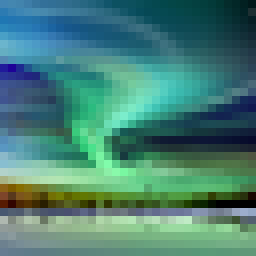
#> input picture source/aurora.png, 32 x 32 px (shown 8 times larger)
$ jupyter execute --allow-errors 'Simplify Picture.ipynb'   (shell and % lines are left out)
#> lines starting #> are read from the running program, lines starting #| are printed output that depends on the picture; after the words box and inside, x2 and y2 are one past the last pixel; in counts of white or black regions, pixels touching at a corner belong together
### src/cplane.py
import numpy as np

from scipy.spatial import Delaunay
import triangle


def triangulate_complex_numbers(zs, fix_perimeter=False):
    """
    Returns the triangulation of the set of complex numbers on the complex plane

    Parameters:
    -----------
    zs: array[complex]
        The ordered boundary

    fix_perimeter: bool
        Adds the constrain, that there should be edges, connecting neihbour numbers in the order, if it's True
        If Flase - just compute Delaunay triangulation
        We shoud fix the perimeter, but this can kill the kernel, so we refused to do that and set the parameter False.

    Returns:
    --------
    tri: list(tuple)
        The triples of indices, which are the triangle vertices
    """
    points = np.transpose([np.real(zs), np.imag(zs)])
    if not fix_perimeter:
        tri = Delaunay(points)
        tri = tri.simplices
    else:
        segments = np.transpose([np.arange(len(zs)), (np.arange(len(zs)) + 1)%len(zs)])
        segments = np.sort(segments, axis=1)
        tri = triangle.triangulate(dict(vertices=points, segments=segments), "p")
        assert (tri['vertices'] == points).all()
        tri = tri['triangles']
    return tri


def get_triangle_representation(z, z1, z2, z3):
    """
    Represents the complex number z as linear combination of 3 given numbers z1, z2, z3

    Parameters:
    -----------
    z: complex array
        A complex number or an array of complex numbers to be represented in the triangle

    z1, z2, z3: complex numbers
        Vertices of the triangle

    Returns:
    --------
    t: np.array
        An array of shape (z.shape) + (3,) with coefficients for the representation of `z` in the triangle defined by `z1`, `z2`, `z3`
    """
    z = np.asarray(z)
    a1 = np.real(z2) - np.real(z1)
    b1 = np.real(z3) - np.real(z1)
    c1 = np.real(z) - np.real(z1)
    a2 = np.imag(z2) - np.imag(z1)
    b2 = np.imag(z3) - np.imag(z1)
    c2 = np.imag(z) - np.imag(z1)
    det = a1 * b2 - a2 * b1
    if np.any(det == 0):
        raise ValueError("The triangle is degenerate")
    t3 = (a1*c2 - a2*c1) / det
    t2 = (b2*c1 - b1*c2) / det
    t1 = 1 - t2 - t3
    return np.array([t1, t2, t3]).transpose(tuple(np.arange(z.ndim) + 1) + (0, ))


def map_triangle(z, z1_input, z2_input, z3_input, z1_output, z2_output, z3_output):
    """
    Represents the number z as linear combination of input triangle and linearly map this as represented in the output triangle

    Parameters:
    -----------
    z: complex or complex array
        The complex argument

    z1_input, z2_input, z3_input: complex
        The vertices of the input triangle

    z1_output, z2_output, z3_output: complex
        The vertices of the output triangle

    Returns:
    --------

    """
    t = get_triangle_representation(z, z1_input, z2_input, z3_input)
    z_res = t@np.array([z1_output, z2_output, z3_output], dtype='complex')
    return z_res


def get_map_boundary_to_unit_circle(zs, angles=None):
    """
    Returns the function from complex to complex maping the given boundary to the unit cicrle (circumscribed unit circle polygon).
    This triangulates the boundary. Maps each vertex of the boundary to the unit circle,
    and then maps numbers in these triangles as their linear representations

    Parameters:
    -----------
    zs: array[complex]
        The ordered boundary

    angles: array[float]
        The angles coresponding the points of boundary.
        Should be the same length as zs
        This will be defined automatically, if it's not given

    Returns:
    --------
    map_boundary_to_unit_circle: function
        Maps the boundary to a unit circle in the complex space
    """
    if angles is None:
        angles = 2*np.pi*np.arange(len(zs))/len(zs)
    angles %= 2*np.pi

    triangles = triangulate_complex_numbers(zs)
    triangle_inputs = np.array([zs[tri] for tri in triangles])
    triangle_outputs = np.array([np.exp(1j*angles[tri]) for tri in triangles])

    def map_boundary_to_unit_circle(z):
        z = np.asarray(z)
        z_work = z.reshape(-1)
        z_res = np.nan*z_work
        for (z1_input, z2_input, z3_input), (z1_output, z2_output, z3_output) in zip(triangle_inputs, triangle_outputs):
            m = get_triangle_representation(z_work, z1_input, z2_input, z3_input)
            m = ((m >= 0) & (m <= 1)).all(axis=-1)
            z_res[m] = map_triangle(z_work[m], z1_input, z2_input, z3_input, z1_output, z2_output, z3_output)
        z_res = z_res.reshape(z.shape)

        return z_res
    return map_boundary_to_unit_circle


def get_map_changing_center(z0, alpha=0):
    """
    Returns the complex function, changing the center of the unit disk, but preserving the boundary unit circle:

    .. math::

        f(z) = (1-t(z))\cdot(z - z_0)\cdot e^{i\alpha} + t(z)\cdot z

    where the parameter $t(z) = \frac{|z - z_0|}{|e^{i\cdot \arg(z - z_0)} - z_0|}$.

    Parameters:
    -----------
    z0: complex
        The new center of the unit disk

    alpha: float
        The angle to rotate the neighbourhood arround the center

    Returns:
    --------
    map_changing_center: function
        The complex function changing the center of the unit disk
    """
    def map_changing_center(z):
        z = np.asarray(z)
        t = np.abs(z - z0)/np.abs(np.exp(1j*np.angle(z - z0)) - z0)
        res = t*z + (1 - t)*(z - z0)*np.exp(1j*alpha)
        return res
    return map_changing_center


def get_map_disk_to_unit(z0, zs, angles=None):
    """
    Returns the function maping disk to the unit disk and seting the center

    Parameters:
    -----------
    z0: complex
        The new center of the unit disk

    zs: array[complex]
        The ordered boundary

    angles: array[float]
        The angles coresponding the points of boundary.
        Should be the same length as zs
        This will be defined automatically, if it's not given

    Returns:
    --------
    map_disk_to_unit: function
    """
    if angles is None:
        angles = 2*np.pi*np.arange(len(zs))/len(zs)

    alpha = np.angle(zs - z0)[np.argmin(angles%(2*np.pi))]
    f1 = get_map_boundary_to_unit_circle(zs, angles)
    f2 = get_map_changing_center(f1(z0), alpha)
    def map_disk_to_unit(z):
        return f2(f1(z))
    return map_disk_to_unit

### src/depth.py
import itertools
import numpy as np
import networkx as nx
from src.poset import Poset
from src.utils import iterate_cubical_cells

from gudhi import SimplexTree

import os
import pickle as pkl


def reduct_column_bottom_to_top(delta, stop_condition=None, log_path: str | None=None, do_cancellation: bool=True):
	"""
	Returns the result of algorithm 1: Bottom to Top Column Reduction
	from the article The Poset of Cancellations in a Filtered Complex
	by Herbert Edelsbrunner, Michał Lipiński, Marian Mrozek, Manuel Soriano-Trigueros
	https://arxiv.org/abs/2311.14364

	Parameters:
	-----------
	delta : np.array shape (n, n) of ones and zeros
		Border matrix

	stop_condition: None or function
		Returns the intermediary delta for the condition, if it's not None

	log_path: str or None
		The folder where the intermediate results will be solved.
		This will not solved the intermediate results, if it's None

	do_cancellation: bool
		Remove both columns and rows after the iteration if True

	Returns:
	--------
	alpha : list of tuples
		The birth-death index pairs, coresponding the shallow pairs

	b0 : list of tuples
		The death-death index pairs, coresponding the relations

	delta0 : np.array shape (n, n) of ones and zeros
		Modified border matrix, the intermediary delta for the condition, if it's not None

	"""
	delta0 = np.array(delta, dtype=int)
	b0 = []
	i = 0
	alpha = {}
	while (delta0 != 0).any():
		# log the intermediate result
		if log_path is not None:
			os.makedirs(log_path, exist_ok=True)
			with open(os.path.join(log_path, f'{i}.pkl'), 'wb') as file:
				pkl.dump({'iter': i, 'delta': delta, 'b0': b0, 'alpha': alpha}, file)

		if stop_condition is not None:
			if stop_condition(alpha, b0, delta0):
				return alpha, b0, delta0
		# let delta0[s, t] be leftmost non-zero entry in last row, alpha_i = (s, t)
		ss, ts = np.where(delta0 != 0)
		s = int(np.max(ss))
		t = int(np.min(ts[ss == s]))
		alpha.update({i: (s, t)})

		# while there exists y > t such that delta0[s, y] = 1
		j = 0
		while (delta0[s, t+1:] != 0).any():
			# log the intermediate result
			if log_path is not None:
				if not os.path.exists(log_path):
					os.makedirs(log_path)
				with open(os.path.join(log_path, f'{i}-{j}.pkl'), 'wb') as file:
					pkl.dump({'iter': i, 'delta': delta, 'b0': b0, 'alpha': alpha}, file)
			# add column t to column y in delta0; append (t, y) to b0
			y = t + 1 + int(np.where(delta0[s, t+1:] != 0)[0][0])
			b0.append((t, y))
			if stop_condition is not None:
				if stop_condition(alpha, b0, delta0):
					return alpha, b0, delta0
			delta0[:, y] = (delta0[:, t] + delta0[:, y])%2
			j += 1

		if stop_condition is not None:
			if stop_condition(alpha, b0, delta0):
				return alpha, b0, delta0

		# delete rows s and t and columns s and t from delta0
		if do_cancellation:
			delta0[(s, t), :] = 0
			delta0[:, (s, t)] = 0
		else:
			delta0[:, t] = 0

		i += 1

	if stop_condition is not None:
		return alpha, b0, delta0
	return alpha, b0


def reduct_row_left_to_right(delta, stop_condition=None, log_path: str | None=None, do_cancellation: bool=True):
	"""
	Returns the result of algorithm 2: Left to Right Row Reduction
	from the article The Poset of Cancellations in a Filtered Complex
	by Herbert Edelsbrunner, Michał Lipiński, Marian Mrozek, Manuel Soriano-Trigueros
	https://arxiv.org/abs/2311.14364

	Parameters:
	-----------
	delta : np.array shape (n, n) of ones and zeros
		Border matrix

	stop_condition: None or function
		Returns the intermediary delta for the condition, if it's not None

	log_path: str or None
		The folder where the intermediate results will be solved.
		This will not solved the intermediate results, if it's None

	do_cancellation: bool
		Remove both columns and rows after the iteration if True

	Returns:
	--------
	omega : list of tuples
		The birth-death index pairs, coresponding the shallow pairs

	b1 : list of tuples
		The death-death index pairs, coresponding the relations

	delta1 : np.array shape (n, n) of ones and zeros
		Modified border matrix, the intermediary delta for the condition, if it's not None

	"""
	delta1 = np.array(delta, dtype=int)
	b1 = []
	j = 0
	omega = {}
	while (delta1 != 0).any():
		# log the intermediate result
		if log_path is not None:
			os.makedirs(log_path, exist_ok=True)
			with open(os.path.join(log_path, f'{j}.pkl'), 'wb') as file:
				pkl.dump({'iter': j, 'delta': delta, 'b1': b1, 'omega': omega}, file)

		if stop_condition is not None:
			if stop_condition(omega, b1, delta1):
				return omega, b1, delta1
		# let delta1[s, t] lowest non-zero entry in first, omega_i = (s, t)
		ss, ts = np.where(delta1 != 0)
		t = int(np.min(ts))
		s = int(np.max(ss[ts == t]))
		omega.update({j: (s, t)})
		# while there exists x < s such that delta1[x, t] = 1
		while (delta1[:s, t] != 0).any():
			# add row s to row x in delta1; append (s, x) to b1
			x = int(np.where(delta1[:s, t] != 0)[0][0])
			b1.append((s, x))
			if stop_condition is not None:
				if stop_condition(omega, b1, delta1):
					return omega, b1, delta1
			delta1[x, :] = (delta1[s, :] + delta1[x, :])%2

		if stop_condition is not None:
			if stop_condition(omega, b1, delta1):
				return omega, b1, delta1

		# delete rows s and t and columns s and t from delta1
		if do_cancellation:
			delta1[(s, t), :] = 0
			delta1[:, (s, t)] = 0
		else:
			delta1[s, :] = 0

		j += 1

	if stop_condition is not None:
		return omega, b1, delta1
	return omega, b1


def get_shallow_pairs_relations_from_reductions(alpha, b0, omega, b1):
	"""
	"""
	bd = list(alpha.values())

	r = []
	for iphi, phi in enumerate(bd):
		for ipsi, psi in enumerate(bd):
			if (phi[1], psi[1]) in b0 or (phi[0], psi[0]) in b1:
				r.append((iphi, ipsi))

	# transitive closure
	g = nx.DiGraph()
	g.add_edges_from(r)
	r = list(nx.transitive_closure(g).edges())

	return bd, r


# [93 lines left out: functions get_shallow_pairs_relations, find, get_ordered_border_matrix_from_simplex_tree, get_ordered_border_matrix_from_matrix_of_heights, not called in this run]


class ShallowPair:
	"""
	"""
	def __init__(self, birth_index, death_index, birth_value, death_value, dim, source=None):
		self.birth_index = birth_index
		self.death_index = death_index
		self.birth_value = birth_value
		self.death_value = death_value
		self.dim = dim
		self.source = source


	def __repr__(self):
		return f'ShallowPair([{self.birth_value:.4f}, {self.death_value:.4f}]{f", source={self.source}" if self.source is not None else ""}, dim={self.dim})'

	# [41 lines left out: functions __eq__, __hash__, __str__, corresponds_to, not called in this run]


	def update_source(self, new_source):
		self.source = new_source
		return self


class DepthPoset(Poset):
	"""
	"""
	@classmethod
	def from_border_matrix(cls, border_matrix, dims, filter_values=None, sources=None,
	                       log_path: str | None=None, do_cancellation: bool=True):
		"""
		Parameters:
		-----------
		border_matrix: array size (N, N)
			The value border_matrix[i, j] equals 1, if j-th cell is the border of i-th

		dims: non-negative integer array length N
			The dimensions of cells

		filter_values: sorted float array length N, or None
			The filtration values of the cells
			The filtration values will be same is indexes if the argument is not be given

		sources: array length N, or None
			The source information about the cells
			This will be None if the argument is not be given

		log_path: str or None
			The folder where the intermediate results will be solved.
			This will not solved the intermediate results, if it's None

		do_cancelation: bool
			Remove both columns and rows after the iteration if True
		"""
		if filter_values is None:
			filter_values = np.arange(len(border_matrix))
		#if sources is None:
		#	sources = [None for i in range(len(border_matrix))]

		log_path0 = None if log_path is None else os.path.join(log_path, 'reduct_column_bottom_to_top')
		log_path1 = None if log_path is None else os.path.join(log_path, 'reduct_row_left_to_right')
		alpha, b0 = reduct_column_bottom_to_top(border_matrix, log_path=log_path0, do_cancellation=do_cancellation)
		omega, b1 = reduct_row_left_to_right(border_matrix, log_path=log_path1, do_cancellation=do_cancellation)
		bd, r = get_shallow_pairs_relations_from_reductions(alpha, b0, omega, b1)

		nodes = [ShallowPair(birth_index=bdi[0], death_index=bdi[1], birth_value=filter_values[bdi[0]], death_value=filter_values[bdi[1]],
							 dim=dims[bdi[0]], source=None if sources is None else (sources[bdi[0]], sources[bdi[1]])) for bdi in bd]
		edges = [(nodes[e0], nodes[e1]) for e0, e1 in r]

		obj = cls(nodes=nodes, edges=edges)
		obj._b0_set = set((e0, e1) for e0, e1 in b0) # define the reduct_column_bottom_to_top pairs
		obj._b1_set = set((e0, e1) for e0, e1 in b1) # define the reduct_row_left_to_right pairs
		if sources is not None:
			obj._sources = np.array(sources, dtype=object)

		return obj

	# [269 lines left out: functions from_simplex_tree, update_sources, get_dim, get_filtration_values, persistant_layout, find_pair and 12 more, not called in this run]

### notebooks/Simplify Picture.ipynb
[cell 1]
%cd ..

[cell 2]
import sys


import itertools
import numpy as np
import pandas as pd
from scipy import sparse
from scipy import ndimage

import matplotlib.pyplot as plt

import networkx as nx


from src.depth import DepthPoset, ShallowPair
from src import poset_scores

from tqdm import tqdm

# Load Image

[cell 3]
path = 'source/aurora.png'
image = plt.imread(path)[:, :, :3]
#> image is the input picture: shape (32, 32, 3) float32; mean R, G, B 0.278, 0.501, 0.459
image = ndimage.zoom(image, (0.5, 0.5, 1), order=1, grid_mode=True)
#image = ndimage.zoom(image, (0.2, 0.2, 1), order=1, grid_mode=True)


fig, axs = plt.subplots(1, 4, figsize=(16, 5))

for i, color in enumerate(['red', 'green', 'blue']):
    axs[i].set_title(color)
    image_to_show = np.zeros(image.shape)
    image_to_show[:, :, i] = image[:, :, i]
    axs[i].imshow(image_to_show)

#axs[3].set_title('black-white')
#axs[3].imshow(image.mean(axis=2).reshape([image.shape[0], image.shape[1], 1]) * np.ones([1, 1, 3]))

axs[3].set_title('colorful')
axs[3].imshow(image)

plt.show()
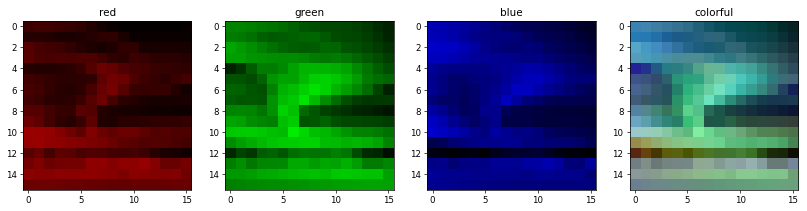
#> figure drawn by matplotlib, 4 panels

# Get border matrix from image

[cell 4]
def get_unsorted_order(n, m, with_dims=True):
    """
    """
    # define order
    edges0 = [((x, y), (x+1, y)) for x, y in itertools.product(range(n - 1), range(m))]
    edges1 = [((x, y), (x, y+1)) for x, y in itertools.product(range(n), range(m - 1))]
    squares = list(itertools.product(range(n), range(m)))
    order = squares + edges0 + edges1

    if not with_dims:
        return order

    # define dimensions
    dims = np.concatenate([np.zeros(n*m, dtype=int), np.ones(2*n*m - n - m, dtype=int)])
    assert len(dims) == len(order)

    return order, dims

[cell 5]
def get_order_filtrations(img):
    """
    """
    img = np.asarray(img)
    if img.ndim != 2:
        raise ValueError(f'img should be 2-dimensional')

    edges0_filtration = np.concatenate(np.max([img[1:, :], img[:-1, :]], axis=0))
    edges1_filtration = np.concatenate(np.max([img[:, 1:], img[:, :-1]], axis=0))
    squares_filtration = np.concatenate(img)

    filtration = np.concatenate([squares_filtration, edges0_filtration, edges1_filtration, ])
    return filtration

[cell 6]
def get_sorted_order(img, with_dims=True, with_filtration=True):
    """
    """
    img = np.asarray(img)
    if img.ndim != 2:
        raise ValueError(f'img should be 2-dimensional')

    order, dims = get_unsorted_order(img.shape[0], img.shape[1])
    filtration = get_order_filtrations(img)

    indices = np.lexsort((dims, filtration))
    order = [order[i] for i in indices]
    dims = dims[indices]
    filtration = filtration[indices]
    if with_filtration and with_dims:
        return order, dims, filtration
    if with_dims:
        return order, dims
    if with_filtration:
        return order, filtration
    return order

[cell 7]
def diagonal_overlay(n, m):
    rows, cols, data = [], [], []

    for i in range(n):
        # Диагональ слева направо (↘)
        if i < m:
            rows.append(i)
            cols.append(i)
            data.append(True)

        # Диагональ справа налево (↘)
        if i < m:
            rows.append(n - i - 1)
            cols.append(m - i - 1)
            data.append(True)

    return sparse.csr_matrix((data, (rows, cols)), shape=(n, m), dtype=bool)

[cell 8]
def transpose_minor_diagonal(bm: sparse.csr_matrix) ->sparse. csr_matrix:
    if bm.shape[0] != bm.shape[1]:
        raise ValueError("Matrix must be square to transpose along the minor diagonal.")

    n = bm.shape[0]
    bm_coo = bm.tocoo()

    # Меняем местами строки и столбцы, с отражением относительно последнего индекса
    new_row = n - 1 - bm_coo.col
    new_col = n - 1 - bm_coo.row

    # Создаём новую матрицу
    return sparse.coo_matrix((bm_coo.data, (new_row, new_col)), shape=(n, n)).tocsr()

[cell 9]
def get_unsorted_border_matrix(n, m):
    """
    """
    # edges0
    matrix_e0 = diagonal_overlay(n*m - 1, n*m)
    mask = np.array([i % m != (m - 1) for i in range(matrix_e0.shape[0])])
    matrix_e0 = matrix_e0[mask]

    # edges1
    matrix_e1 = diagonal_overlay(m*(n-1), n*m)

    # dimension 1-2 submatrix
    bm = sparse.vstack([matrix_e0, matrix_e1])

    # geting full matrix
    N = 3*n*m - n - m
    bm = sparse.vstack([bm, sparse.csr_matrix((N - bm.shape[0], bm.shape[1]))])
    bm = sparse.hstack([sparse.csr_matrix((N, N - bm.shape[1])), bm])

    # transpose over minor diagonal
    bm = transpose_minor_diagonal(bm)

    return bm.astype(bool)

[cell 10]
def get_sorted_border_matrix(img):
    """
    """
    img = np.asarray(img)
    if img.ndim != 2:
        raise ValueError(f'img should be 2-dimensional')

    n, m = img.shape
    bm = get_unsorted_border_matrix(n, m)

    order, dims = get_unsorted_order(img.shape[0], img.shape[1])
    filtration = get_order_filtrations(img)
    indices = np.lexsort((dims, filtration))

    bm = bm[indices, :]
    bm = bm[:, indices]

    return bm

[cell 11]
order, dims = get_unsorted_order(image.shape[0], image.shape[1])
#> order = 736 items, first 6: (0, 0), (0, 1), (0, 2), (0, 3), (0, 4), (0, 5); dims = 736 values from 0 to 1
bm = get_unsorted_border_matrix(image.shape[0], image.shape[1])
#> in transpose_minor_diagonal, `n = bm.shape[0]`: n = 736
#> in transpose_minor_diagonal, `new_row = n - 1 - bm_coo.col`: new_row = 960 values, max 255 at index 0, min 0 at index 479, mean 127.5
#> in transpose_minor_diagonal, `new_col = n - 1 - bm_coo.row`: new_col = 960 values, max 735 at index 0, min 256 at index 958, mean 495.5

if len(dims) < 4096:
    matrix_dim_condition = dims.reshape((-1, 1)) == dims.reshape((1, -1)) - 1
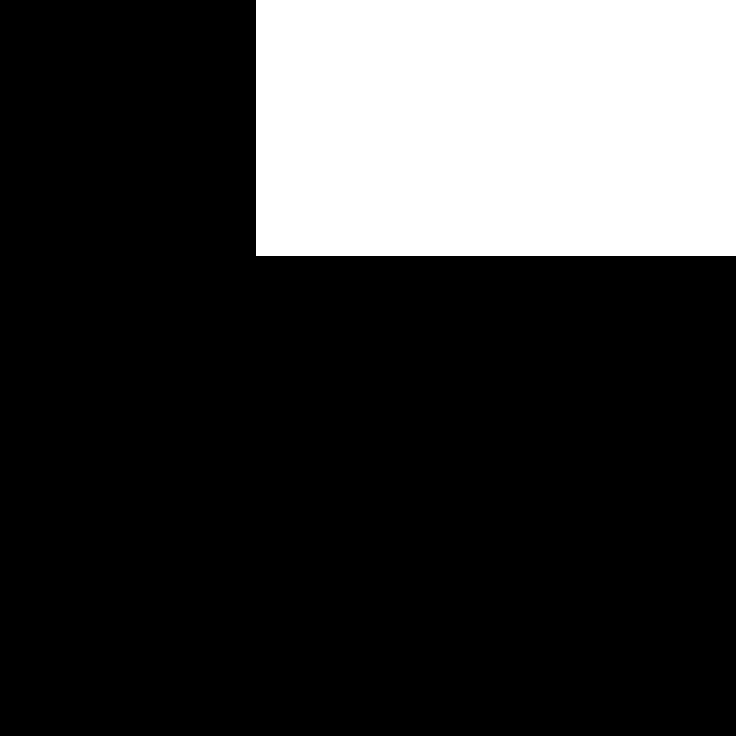
#> matrix_dim_condition: shape (736, 736) bool; 22.7% white; 1 white region, box (x1, y1, x2, y2) and area: (256, 0, 736, 256) 122880
    plt.imshow(matrix_dim_condition, cmap='Greys', vmin=0, vmax=6)

    bm_to_show = bm.toarray().astype(float)
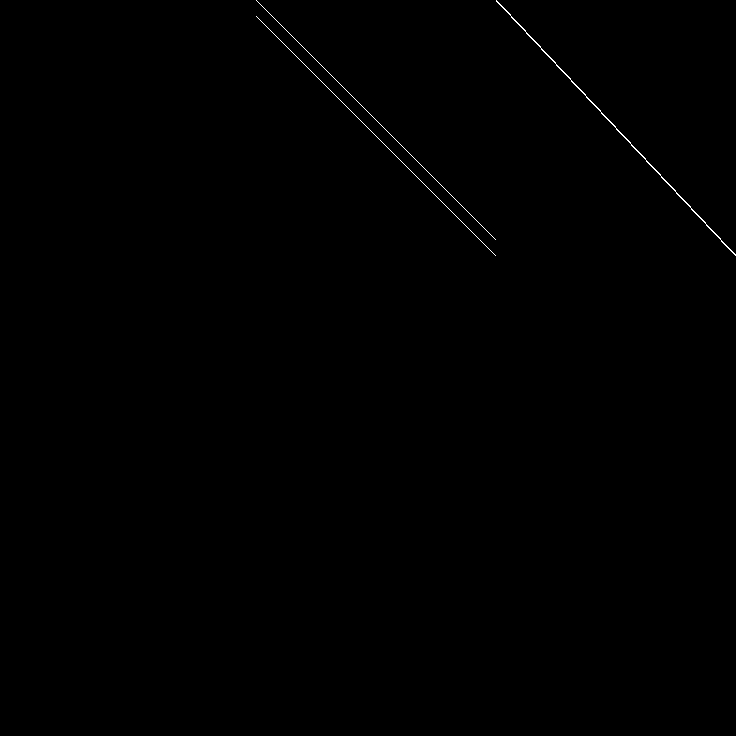
#> bm_to_show: shape (736, 736) float64; values 0 (black) and 1 (white), 0.18% white in thin lines or dots, all inside (x1, y1, x2, y2) = (256, 0, 736, 256)
    bm_to_show[bm_to_show == 0] = np.nan
#> bm_to_show: shape (736, 736) float64; 99.82% of the values are NaN or infinite; the others: min 1, max 1, mean 1
    plt.imshow(bm_to_show, cmap='Reds')
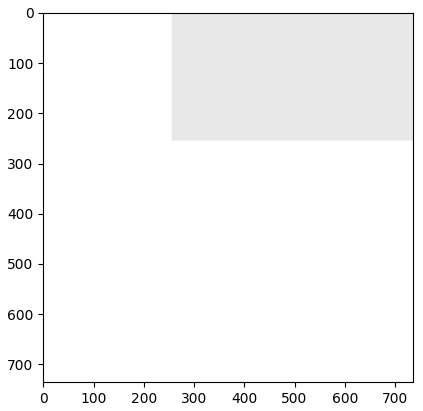
#> figure drawn by matplotlib, 1 panel
#> (the rest of the program and of its run is left out)
